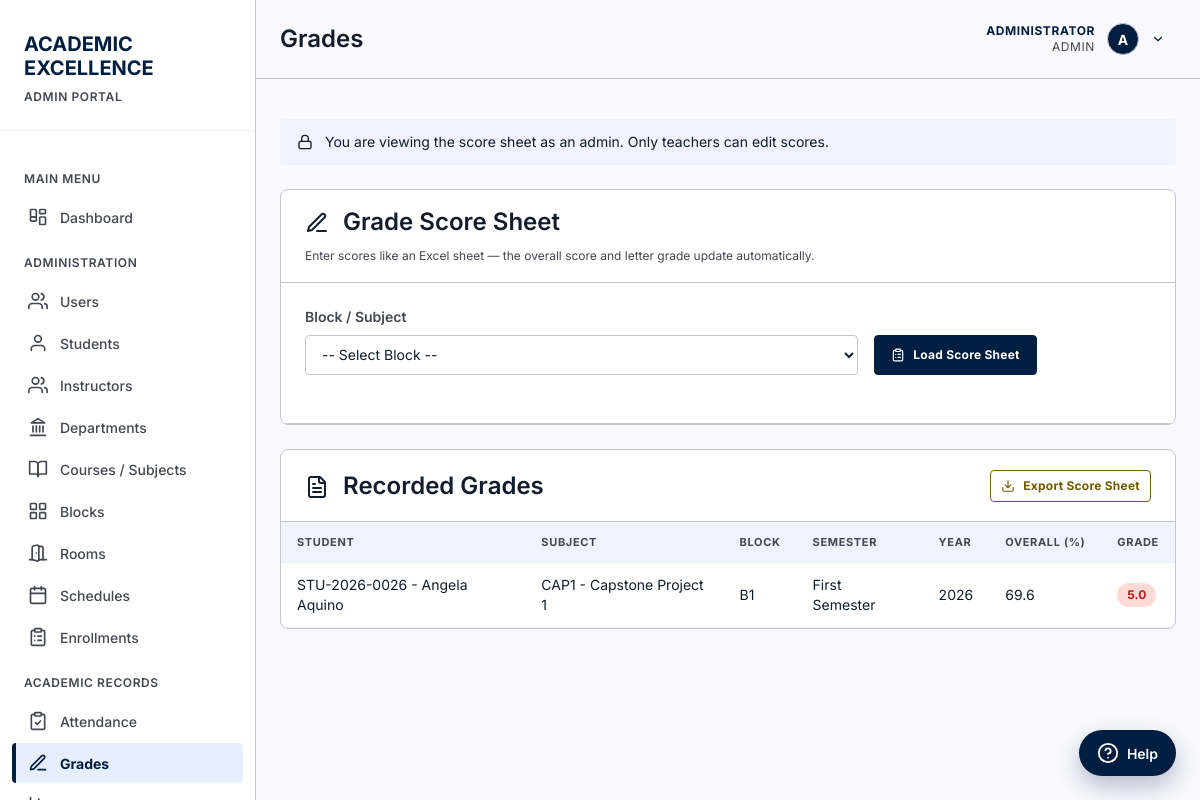
The app's page /pages/grades.php (signed in) with its own data.
### tables this page shows
CREATE TABLE "users" (
                    id INTEGER PRIMARY KEY AUTOINCREMENT,
                    username TEXT NOT NULL UNIQUE,
                    password TEXT NOT NULL,
                    full_name TEXT NOT NULL,
                    email TEXT UNIQUE,
                    role TEXT NOT NULL DEFAULT 'student' CHECK(role IN ('admin', 'instructor', 'student')),
                    is_active INTEGER NOT NULL DEFAULT 1 CHECK(is_active IN (0, 1)),
                    last_login_at DATETIME,
                    created_at DATETIME NOT NULL DEFAULT CURRENT_TIMESTAMP,
                    updated_at DATETIME NOT NULL DEFAULT CURRENT_TIMESTAMP
                );

CREATE TABLE grades (
        id INTEGER PRIMARY KEY AUTOINCREMENT,
        student_id INTEGER NOT NULL,
        subject_id INTEGER NOT NULL,
        semester TEXT NOT NULL,
        year INTEGER NOT NULL,
        score REAL,
        grade TEXT,
        created_at TIMESTAMP DEFAULT CURRENT_TIMESTAMP, section_id INTEGER REFERENCES course_sections(id) ON DELETE SET NULL, enrollment_id INTEGER REFERENCES enrollments(id) ON DELETE SET NULL, instructor_id INTEGER REFERENCES instructors(id) ON DELETE SET NULL, assessment_type TEXT NOT NULL DEFAULT 'Final', status TEXT NOT NULL DEFAULT 'Published' CHECK(status IN ('Draft', 'Published', 'Locked')), remarks TEXT, updated_at DATETIME,
        FOREIGN KEY (student_id) REFERENCES students(id) ON DELETE CASCADE,
        FOREIGN KEY (subject_id) REFERENCES subjects(id) ON DELETE CASCADE
    );

CREATE TABLE students (
        id INTEGER PRIMARY KEY AUTOINCREMENT,
        student_id TEXT UNIQUE NOT NULL,
        first_name TEXT NOT NULL,
        last_name TEXT NOT NULL,
        email TEXT,
        phone TEXT,
        date_of_birth DATE,
        gender TEXT CHECK(gender IN ('Male', 'Female', 'Other')),
        enrollment_date DATE DEFAULT CURRENT_DATE,
        status TEXT DEFAULT 'Active' CHECK(status IN ('Active', 'Inactive', 'Graduated')),
        created_at TIMESTAMP DEFAULT CURRENT_TIMESTAMP
    , user_id INTEGER REFERENCES users(id) ON DELETE SET NULL, program_id INTEGER REFERENCES programs(id) ON DELETE SET NULL, year_level INTEGER, expected_graduation_date DATE, updated_at DATETIME, block_id INTEGER REFERENCES blocks(id) ON DELETE SET NULL, student_type TEXT NOT NULL DEFAULT 'Regular' CHECK(student_type IN ('Regular', 'Irregular')));

CREATE TABLE subjects (
        id INTEGER PRIMARY KEY AUTOINCREMENT,
        subject_code TEXT UNIQUE NOT NULL,
        subject_name TEXT NOT NULL,
        description TEXT,
        credits INTEGER DEFAULT 3,
        created_at TIMESTAMP DEFAULT CURRENT_TIMESTAMP
    , department_id INTEGER REFERENCES departments(id) ON DELETE SET NULL, course_level INTEGER, is_active INTEGER NOT NULL DEFAULT 1 CHECK(is_active IN (0, 1)), updated_at DATETIME);

CREATE TABLE course_sections (
            id INTEGER PRIMARY KEY AUTOINCREMENT,
            subject_id INTEGER NOT NULL,
            instructor_id INTEGER NOT NULL,
            term_id INTEGER NOT NULL,
            section_code TEXT NOT NULL,
            room TEXT,
            schedule TEXT,
            capacity INTEGER CHECK(capacity IS NULL OR capacity > 0),
            status TEXT NOT NULL DEFAULT 'Open' CHECK(status IN ('Open', 'Closed', 'Completed', 'Cancelled')),
            created_at DATETIME NOT NULL DEFAULT CURRENT_TIMESTAMP,
            updated_at DATETIME NOT NULL DEFAULT CURRENT_TIMESTAMP, block_id INTEGER REFERENCES blocks(id) ON DELETE SET NULL,
            UNIQUE(subject_id, term_id, section_code),
            FOREIGN KEY (subject_id) REFERENCES subjects(id) ON DELETE RESTRICT,
            FOREIGN KEY (instructor_id) REFERENCES instructors(id) ON DELETE RESTRICT,
            FOREIGN KEY (term_id) REFERENCES academic_terms(id) ON DELETE RESTRICT
        );

### includes/auth.php (called while the page is built, shortened)
<?php
function currentUser() {
    static $user = false;
    if ($user === false) {
        $db = getDB();
        $stmt = $db->prepare("SELECT * FROM users WHERE id = :id AND is_active = 1");
        $stmt->execute([':id' => (int) $_SESSION['user_id']]);
        $user = $stmt->fetch() ?: null;
    }
    return $user;
}
function isLoggedIn() {
    return currentUser() !== null;
}
function requireLogin() {
    if (!isLoggedIn()) {
        header('Location: ' . baseUrl() . 'login.php');
        exit();
    }
}
function requireRole(...$roles) {
    requireLogin();
    $user = currentUser();
}
function currentInstructor() {
    $user = currentUser();
    if (!$user || $user['role'] !== 'instructor') {
        return null;
    }
    static $instructor = false;
    return $instructor;
}
function roleLabel($role) {
    return [
        'admin'      => 'Admin',
        'instructor' => 'Teacher',
        'student'    => 'Student'
    ][$role] ?? ucfirst((string) $role);
}

### includes/functions.php (called while the page is built, shortened)
<?php
require_once __DIR__ . '/auth.php';
require_once __DIR__ . '/icons.php';
function gradeDescriptor($grade) {
    return [
        '1.00' => 'Excellent',
        '1.25' => 'Very Good',
        '1.50' => 'Very Good',
        '1.75' => 'Good',
        '2.00' => 'Good',
        '2.25' => 'Satisfactory',
        '2.50' => 'Satisfactory',
        '2.75' => 'Fairly Satisfactory',
        '3.00' => 'Fairly Satisfactory',
        '4.00' => 'Conditional',
        '5.00' => 'Failing'
    ][(string) $grade] ?? '';
}
function gradeBadgeClass($grade) {
    $g = (string) $grade;
    return 'grade-fail';
}
function formatGrade($grade) {
    $g = (float) $grade;
    return number_format(floor($g * 10) / 10, 1, '.', '');
}

### pages/grades.php (the view, shortened to what this page needs)
<?php
require_once '../includes/functions.php';
requireRole('admin', 'instructor');
$db = getDB();
$user = currentUser();
$canRecord = ($user['role'] === 'instructor');
$sectionId = intval($_GET['section_id'] ?? 0);
if ($user['role'] === 'admin') {
    $gradesList = $db->query("
        SELECT g.*, s.student_id AS student_number, s.first_name, s.last_name,
               sub.subject_code, sub.subject_name, cs.section_code
        FROM grades g
        JOIN students s ON g.student_id = s.id
        JOIN subjects sub ON g.subject_id = sub.id
        LEFT JOIN course_sections cs ON g.section_id = cs.id
        ORDER BY g.year DESC, g.semester DESC, s.last_name
    ")->fetchAll();
}
$pageTitle = 'Grades';
include '../includes/header.php';
?>
<main>
    <?php if (!$canRecord): ?>
    <div class="alert" style="background: var(--surface-low);">
        <?php echo icon('lock', 16); ?>
        You are viewing the score sheet as an admin. Only teachers can edit scores.
    </div>
    <?php endif; ?>
    <div class="card">
        <div class="card-header" style="display: flex; justify-content: space-between; align-items: center; flex-wrap: wrap; gap: 12px;">
            <div>
                <h2 style="margin-bottom: 4px;"><?php echo icon('pen-line', 24); ?> Grade Score Sheet</h2>
                <small style="color: var(--ink-muted);">
                    Enter scores like an Excel sheet &mdash; the overall score and letter grade update automatically.
                </small>
            </div>
        </div>
        <div style="padding: 24px; border-bottom: 1px solid var(--outline-soft);">
            <form method="GET" class="form-row" style="align-items: flex-end;">
                <div class="form-group" style="flex: 2;">
                    <label>Block / Subject</label>
                    <select name="section_id" class="form-control" required>
                        <option value="">-- Select Block --</option>
                    </select>
                </div>
                <div class="form-group">
                    <button type="submit" class="btn btn-primary"><?php echo icon('clipboard-list', 14); ?> Load Score Sheet</button>
                </div>
            </form>
        </div>
    </div>
    <?php if ($gradesList): ?>
    <div class="card" style="margin-top: 24px;">
        <div class="card-header" style="display: flex; justify-content: space-between; align-items: center;">
            <h2><?php echo icon('file-text', 24); ?> Recorded Grades</h2>
            <a href="?section_id=<?php echo $sectionId ? $sectionId : ''; ?>&export=excel" class="btn btn-secondary btn-sm"><?php echo icon('download', 14); ?> Export Score Sheet</a>
        </div>
        <table data-pagination data-page-size="8">
            <thead>
                <tr>
                    <th>Student</th>
                    <th>Subject</th>
                    <th>Block</th>
                    <th>Semester</th>
                    <th>Year</th>
                    <th>Overall (%)</th>
                    <th>Grade</th>
                </tr>
            </thead>
            <tbody>
                <?php foreach ($gradesList as $grade): ?>
                <tr>
                    <td data-label="Student"><?php echo htmlspecialchars($grade['student_number'] . ' - ' . $grade['first_name'] . ' ' . $grade['last_name']); ?></td>
                    <td data-label="Subject"><?php echo htmlspecialchars($grade['subject_code'] . ' - ' . $grade['subject_name']); ?></td>
                    <td data-label="Block"><?php echo htmlspecialchars($grade['section_code'] ?? '—'); ?></td>
                    <td data-label="Semester"><?php echo htmlspecialchars($grade['semester']); ?></td>
                    <td data-label="Year"><?php echo $grade['year']; ?></td>
                    <td data-label="Overall (%)"><?php echo $grade['score'] ?? '—'; ?></td>
                    <td data-label="Grade">
                        <span class="grade-badge <?php echo gradeBadgeClass($grade['grade']); ?>" title="<?php echo htmlspecialchars(gradeDescriptor($grade['grade'])); ?>">
                            <?php echo htmlspecialchars(formatGrade($grade['grade'])); ?>
                        </span>
                    </td>
                </tr>
                <?php endforeach; ?>
            </tbody>
        </table>
    </div>    <?php endif; ?>
</main>
<?php include '../includes/footer.php'; ?>

### includes/header.php (shortened to what this page needs)
<?php
require_once __DIR__ . '/functions.php';
$currentPage = basename($_SERVER['PHP_SELF'], '.php');
$assetPrefix = $currentPage === 'index' ? '' : '../';
$user = currentUser();
$role = $user['role'];
$fullName = $user['full_name'];
$roleLabel = roleLabel($role);
$avatarLetter = strtoupper(substr($fullName, 0, 1));
?>
<!DOCTYPE html>
<html lang="en">
<head>
    <link rel="stylesheet" href="<?php echo $assetPrefix; ?>assets/css/style.css">
</head>
<body>
    <aside class="sidebar">
        <div class="sidebar-header">
            <h1>
                <span class="red">ACADEMIC</span><br>
                <span class="white">EXCELLENCE</span>
            </h1>
            <span class="portal-label"><?php echo strtoupper($roleLabel); ?> PORTAL</span>
        </div>
        <nav class="sidebar-menu">
            <div class="menu-category">Main Menu</div>
            <a href="<?php echo $assetPrefix; ?>index.php" class="menu-item <?php echo $currentPage === 'index' ? 'active' : ''; ?>">
                <span class="icon"><?php echo icon('dashboard'); ?></span>
                Dashboard
            </a>
            <?php if ($role === 'admin'): ?>
                <div class="menu-category">Administration</div>
                <a href="<?php echo $assetPrefix; ?>pages/users.php" class="menu-item <?php echo $currentPage === 'users' ? 'active' : ''; ?>">
                    <span class="icon"><?php echo icon('users'); ?></span>
                    Users
                </a>
                <a href="<?php echo $assetPrefix; ?>pages/students.php" class="menu-item <?php echo $currentPage === 'students' ? 'active' : ''; ?>">
                    <span class="icon"><?php echo icon('user'); ?></span>
                    Students
                </a>
                <a href="<?php echo $assetPrefix; ?>pages/instructors.php" class="menu-item <?php echo $currentPage === 'instructors' ? 'active' : ''; ?>">
                    <span class="icon"><?php echo icon('users'); ?></span>
                    Instructors
                </a>
                <a href="<?php echo $assetPrefix; ?>pages/departments.php" class="menu-item <?php echo $currentPage === 'departments' ? 'active' : ''; ?>">
                    <span class="icon"><?php echo icon('landmark'); ?></span>
                    Departments
                </a>
                <a href="<?php echo $assetPrefix; ?>pages/manage-subjects.php" class="menu-item <?php echo $currentPage === 'manage-subjects' ? 'active' : ''; ?>">
                    <span class="icon"><?php echo icon('book-open'); ?></span>
                    Courses / Subjects
                </a>
                <a href="<?php echo $assetPrefix; ?>pages/blocks.php" class="menu-item <?php echo $currentPage === 'blocks' ? 'active' : ''; ?>">
                    <span class="icon"><?php echo icon('grid'); ?></span>
                    Blocks
                </a>
                <a href="<?php echo $assetPrefix; ?>pages/rooms.php" class="menu-item <?php echo $currentPage === 'rooms' ? 'active' : ''; ?>">
                    <span class="icon"><?php echo icon('door'); ?></span>
                    Rooms
                </a>
                <a href="<?php echo $assetPrefix; ?>pages/schedules.php" class="menu-item <?php echo $currentPage === 'schedules' ? 'active' : ''; ?>">
                    <span class="icon"><?php echo icon('calendar'); ?></span>
                    Schedules
                </a>
                <a href="<?php echo $assetPrefix; ?>pages/enrollments.php" class="menu-item <?php echo $currentPage === 'enrollments' ? 'active' : ''; ?>">
                    <span class="icon"><?php echo icon('clipboard-list'); ?></span>
                    Enrollments
                </a>
                <div class="menu-category">Academic Records</div>
                <a href="<?php echo $assetPrefix; ?>pages/attendance.php" class="menu-item <?php echo $currentPage === 'attendance' ? 'active' : ''; ?>">
                    <span class="icon"><?php echo icon('clipboard-check'); ?></span>
                    Attendance
                </a>
                <a href="<?php echo $assetPrefix; ?>pages/grades.php" class="menu-item <?php echo $currentPage === 'grades' ? 'active' : ''; ?>">
                    <span class="icon"><?php echo icon('pen-line'); ?></span>
                    Grades
                </a>
                <a href="<?php echo $assetPrefix; ?>pages/reports.php" class="menu-item <?php echo $currentPage === 'reports' ? 'active' : ''; ?>">
                    <span class="icon"><?php echo icon('bar-chart'); ?></span>
                </a>
            <?php endif; ?>
        </nav>
    </aside>
    <div class="main-content">
        <header class="top-header">
            <h1 class="page-title"><?php echo $pageTitle ?? 'Dashboard'; ?></h1>
            <div class="user-info">
                <div class="user-menu">
                    <button class="user-menu-toggle" type="button" aria-haspopup="true" aria-expanded="false">
                        <div class="user-meta">
                            <span class="user-name"><?php echo htmlspecialchars($fullName); ?></span>
                            <span class="user-role"><?php echo $roleLabel; ?></span>
                        </div>
                        <div class="user-avatar"><?php echo $avatarLetter; ?></div>
                        <?php echo icon('chevron-down', 14); ?>
                    </button>
                </div>
            </div>
        </header>
        <div class="page-content">

### records on screen
users: role "ADMIN", full_name "ADMINISTRATOR", full_name "A"
grades: student.last_name "STU-2026-0026 - Angela Aquino", subject.subject_name "CAP1 - Capstone Project 1", section.section_code "B1", semester "First Semester", year "2026", score "69.6", grade "5.0"

### other values on screen
$pageTitle "Grades"
